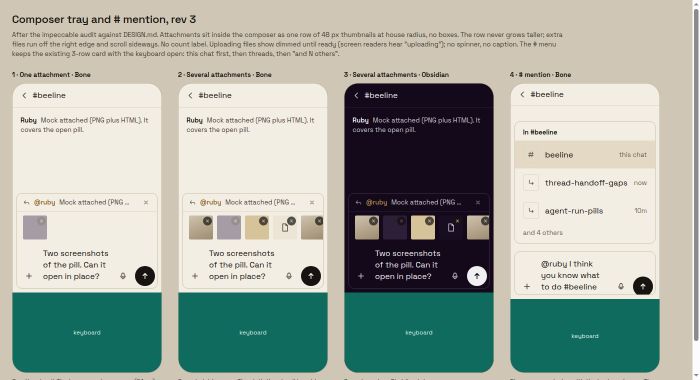
#> input picture apps/mobile/evidence/composer-tray/approved-mock.png, 1400 x 760 px (shown at 1/2 size)
$ python compare.py
#> lines starting #> are read from the running program, lines starting #| are printed output that depends on the picture
# Place each actual before/after capture beside the supplied approved mock.
from PIL import Image, ImageDraw
from pathlib import Path

root = Path(__file__).resolve().parent.parent
mock = Image.open(root / 'approved-mock.png').convert('RGB')
#> mock is the input picture: PIL image 1400x760 RGB; mean R, G, B 161, 170.6, 160.3
for device in ['phone', 'web']:
    for theme in ['bone', 'obsidian']:
        for scene in ['menu', 'one', 'six']:
            crop = {
                'one': (24, 167, 324, 745),
                'six': (688, 167, 988, 745) if theme == 'obsidian' else (356, 167, 656, 745),
                'menu': (1020, 167, 1320, 745),
            }[scene]
            images = [Image.open(root / state / f'{device}-{theme}-{scene}.png').convert('RGB')
                      for state in ['before', 'after']] + [mock.crop(crop)]
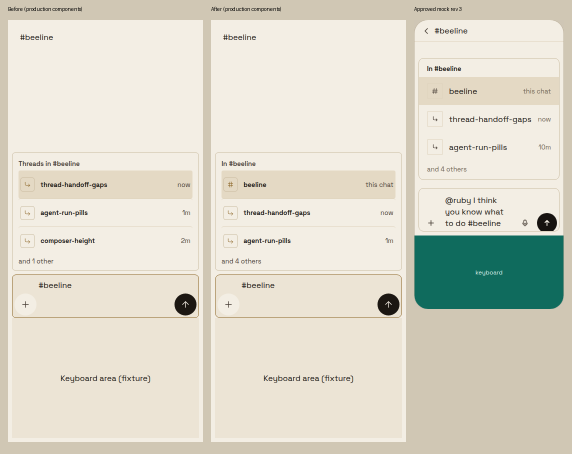
#> input picture apps/mobile/evidence/composer-tray/comparison-phone-bone-menu.png, 1144 x 908 px, given in place of phone-bone-menu.png, which was not available (shown at 1/2 size)
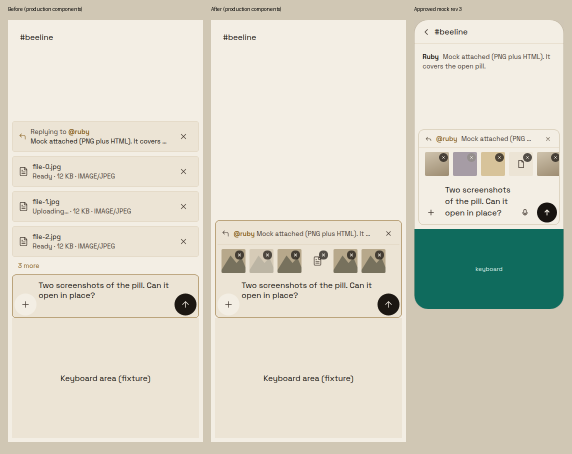
#> input picture apps/mobile/evidence/composer-tray/comparison-phone-bone-six.png, 1144 x 908 px, given in place of phone-bone-menu.png, which was not available (shown at 1/2 size)
#> images = 3 items
            widths = [390, 390, 300] if device == 'phone' else [640, 640, 300]
            scaled = [im.resize((width, round(im.height * width / im.width)))
                      for im, width in zip(images, widths)]
#> scaled = 3 items
            canvas = Image.new('RGB', (sum(widths) + 64, max(im.height for im in scaled) + 64), '#d0c7b4')
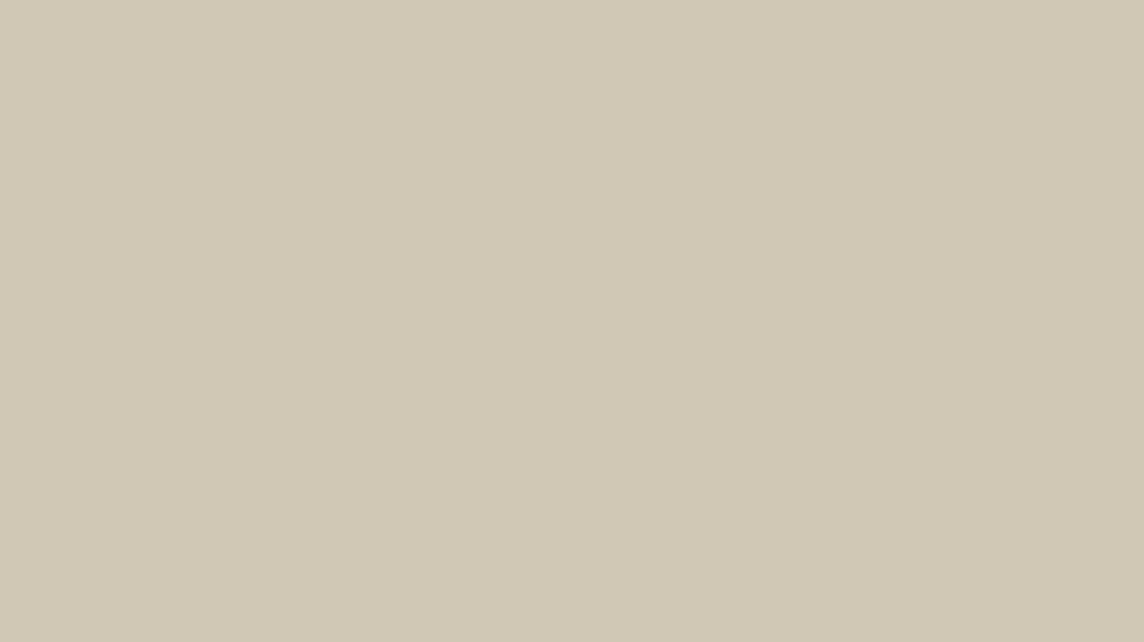
#> canvas: PIL image 1144x642 RGB; mean R, G, B 208, 199, 180
            draw = ImageDraw.Draw(canvas)
            x = 16
            for label, im in zip(['Before (production components)', 'After (production components)', 'Approved mock rev 3'], scaled):
                draw.text((x, 12), label, fill='black')
                canvas.paste(im, (x, 40))
                x += im.width + 16
#> this loop made 3 passes
#> (label, x) on passes 1 to 3: ('Before (production components)', 422), ('After (production components)', 828), ('Approved mock rev 3', 1144)
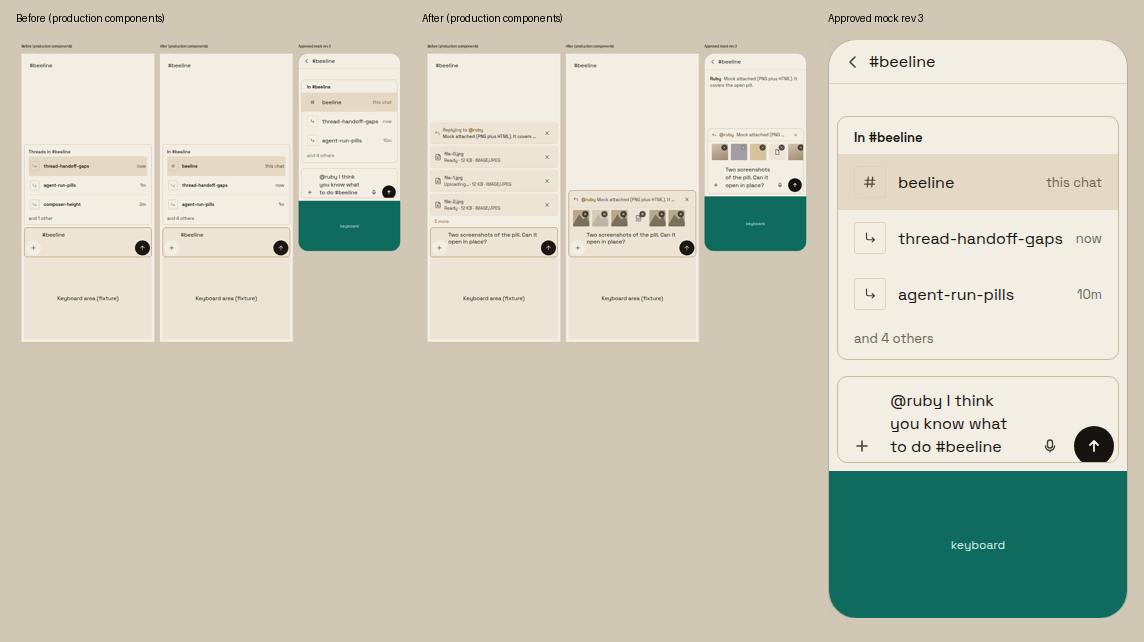
#> canvas: PIL image 1144x642 RGB; mean R, G, B 204.6, 204.2, 188.5
#> after the loop, x = 1144
#> (the run stopped early here; a loop or call above may not have finished)
